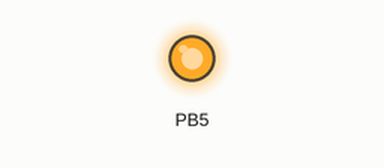
Simulated run of this program. Board: ATmega328P, built with avr-gcc and emulated at 16 MHz. Parts: output pins drawn as LEDs (lit = HIGH).

Above: at 2.0 s.
At 6.2 s:
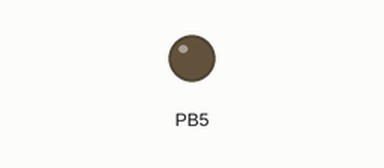
Timing chart, 0 to 10.9 s (numbered marks = the images above):
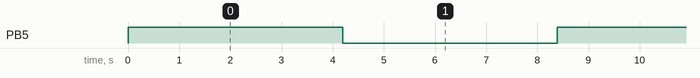

The program:

main.c
```c
#include <avr/io.h>
#include <avr/interrupt.h>
#define  F_CPU 16000000UL

ISR(TIMER1_COMPA_vect){
	TIFR1= 0x02;
	PORTB ^= (1<<PB5);

}

int main(void)
{
	//int cont = 0;
    DDRB= 0x20; //pb5

	//TCCR1A = 0b0100001; //fast pwm for top tov
	//TCCR1B = 0b00001101;//fast pwm for top tov
	TCCR1A = 0b0100011; //fast pwm top ocr1a
	TCCR1B = 0b00011101;//fast pwm for top ocr1a
	sei();
	TCCR1C = 0x00;
	OCR1AH = 0b11111111;
	OCR1AL = 0b11111111;
	TIMSK1 = 0b00000010;

	  //TIFR1 =  0b00000001;  // fast pwm for top tov
	TIFR1 =  0b00000010;  // fast pwm for top ocr1a
    while (1)
    {
		/*while ((TIFR1 & 0x02) != 0x02)
		{
			//do nothing
		}
		TIFR1= 0x02;
		PORTB ^= (1<<PB5);*/

		/*cont++;
		TIFR1=0x01;
		if (cont>=10)
		{
			cont=0;

			PORTB ^=(1<<PB5);


		}*/
    }
}
```

Measured:
- by itself, PB5: alternates HIGH for 4.2 s and LOW for 4.2 s
